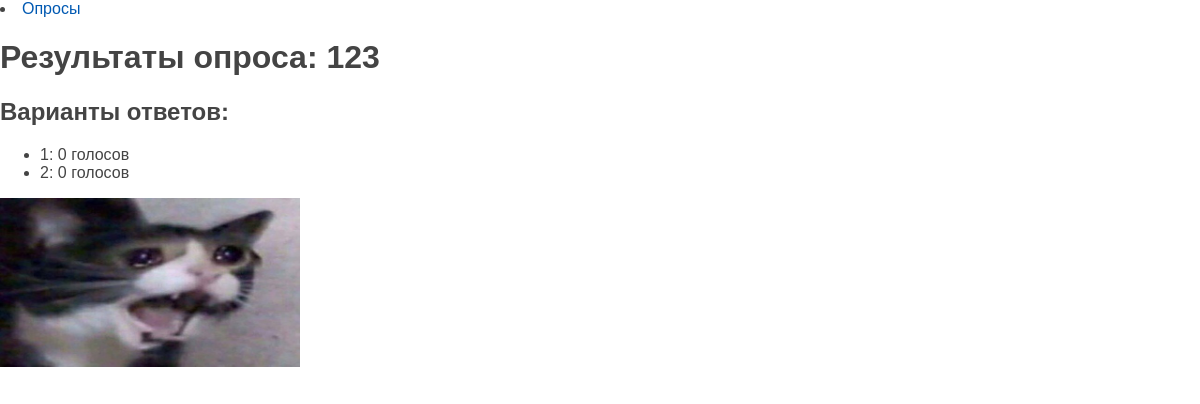
Page /survey/1233/results/ (signed in) on the committed database.
### polls/models.py (models this page shows, shortened)
class Question(models.Model):
    title = models.CharField(max_length=255, verbose_name="Заголовок")
    slug = models.SlugField(max_length=255, unique=True, db_index=True, verbose_name="URL")
    description = models.TextField(blank=True,verbose_name="Описание")
    image = models.ImageField(upload_to='survey', blank=True, null=True, default=None, verbose_name="Изображение")  # Поле для изображения
    time_create = models.DateTimeField(auto_now_add=True)
    time_update = models.DateTimeField(auto_now=True)
    life_time = models.PositiveIntegerField(default=300, verbose_name="Время жизни(в сек.)")
    class Meta:
        ordering = ['-time_update']
        indexes = [
            models.Index(fields=['-time_update'])
        ]

class Choice(models.Model):
    question = models.ForeignKey(Question, on_delete=models.CASCADE)
    choice_text = models.CharField(max_length=200)
    votes = models.IntegerField(default=0)

### polls/views.py (the view)
# urls.py: path('survey/<slug:survey_slug>/results/', results, name='results'),
@login_required
def results(request, survey_slug):
    survey = get_object_or_404(Question, slug=survey_slug)
    choices = survey.choice_set.all()
    return render(request, 'polls/results.html', {'survey': survey, 'choices': choices})

### polls/templates/polls/results.html (shortened to what this page needs)
{% extends 'polls/base.html' %}
{% block content %}
<nav>
    <li><a href="{% url 'index' %}">Опросы</a></li>
</nav>
<h1>Результаты опроса: {{ survey.title }}</h1>
<h2>Варианты ответов:</h2>
<ul>
    {% for choice in choices %}
    <li>
        {{ choice.choice_text }}: {{ choice.votes }} голосов
    </li>
    {% endfor %}
</ul>
{% if survey.image %}
<p><img class="img-article-left" src="{{ survey.image.url }}" alt="{{ survey.title }}"></p>
{% endif %}
{% endblock %}

### polls/static/polls/css/styles.css (style rules this page uses)
html, body { font-family: 'Arial'; margin: 0; padding: 0; height: 100%; width: 100%; color: #444; }
a { color: #0059b2; text-decoration: none; }
img { max-width: 600px; height: auto; }
img.img-article-left { max-width: 300px; height: auto; float: left; padding: 0 10px 10px 0; }

### rows in the picture
Question: title "123", image (picture)
Choice: choice_text "1", votes "0"
Choice: choice_text "2", votes "0"
